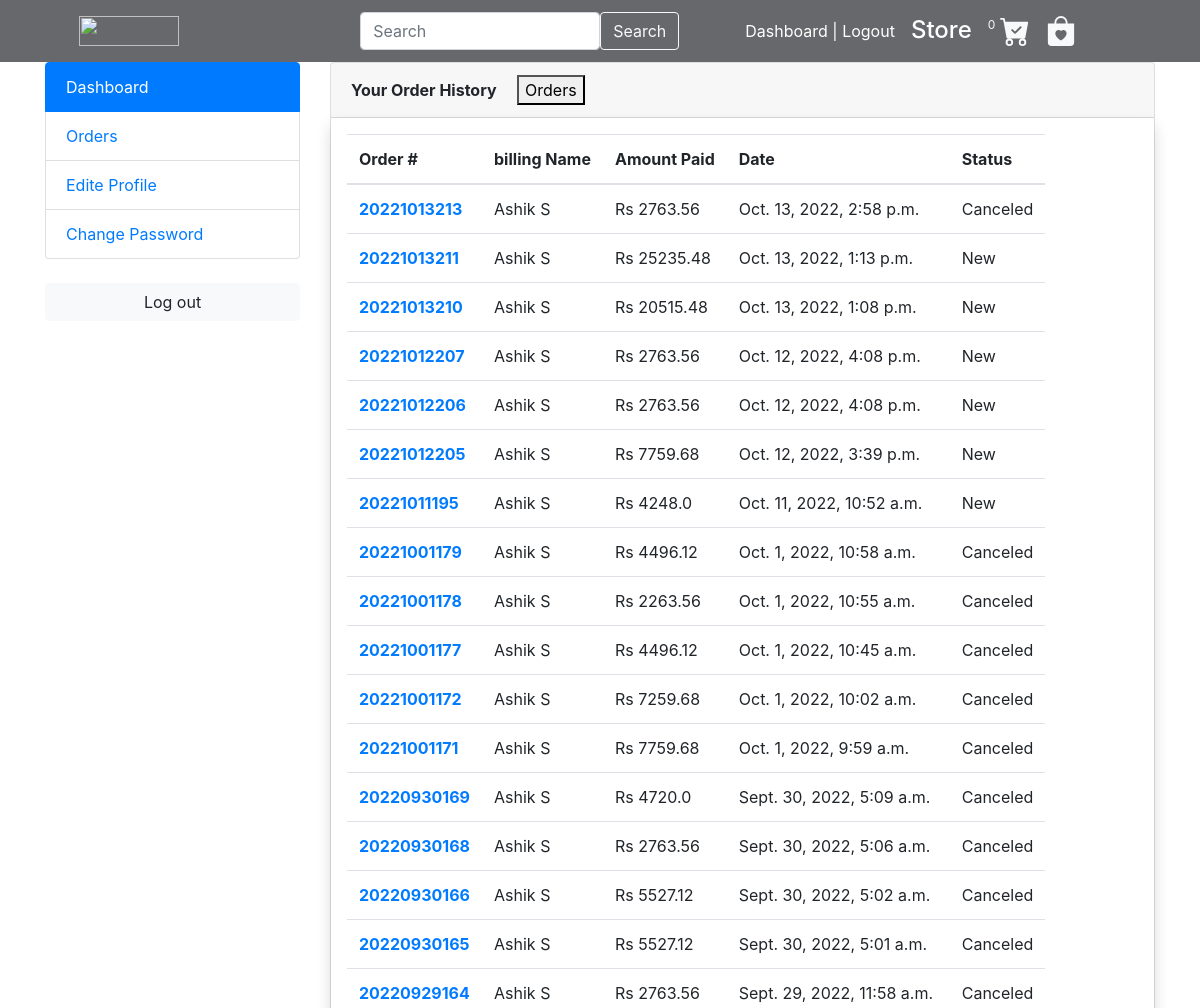
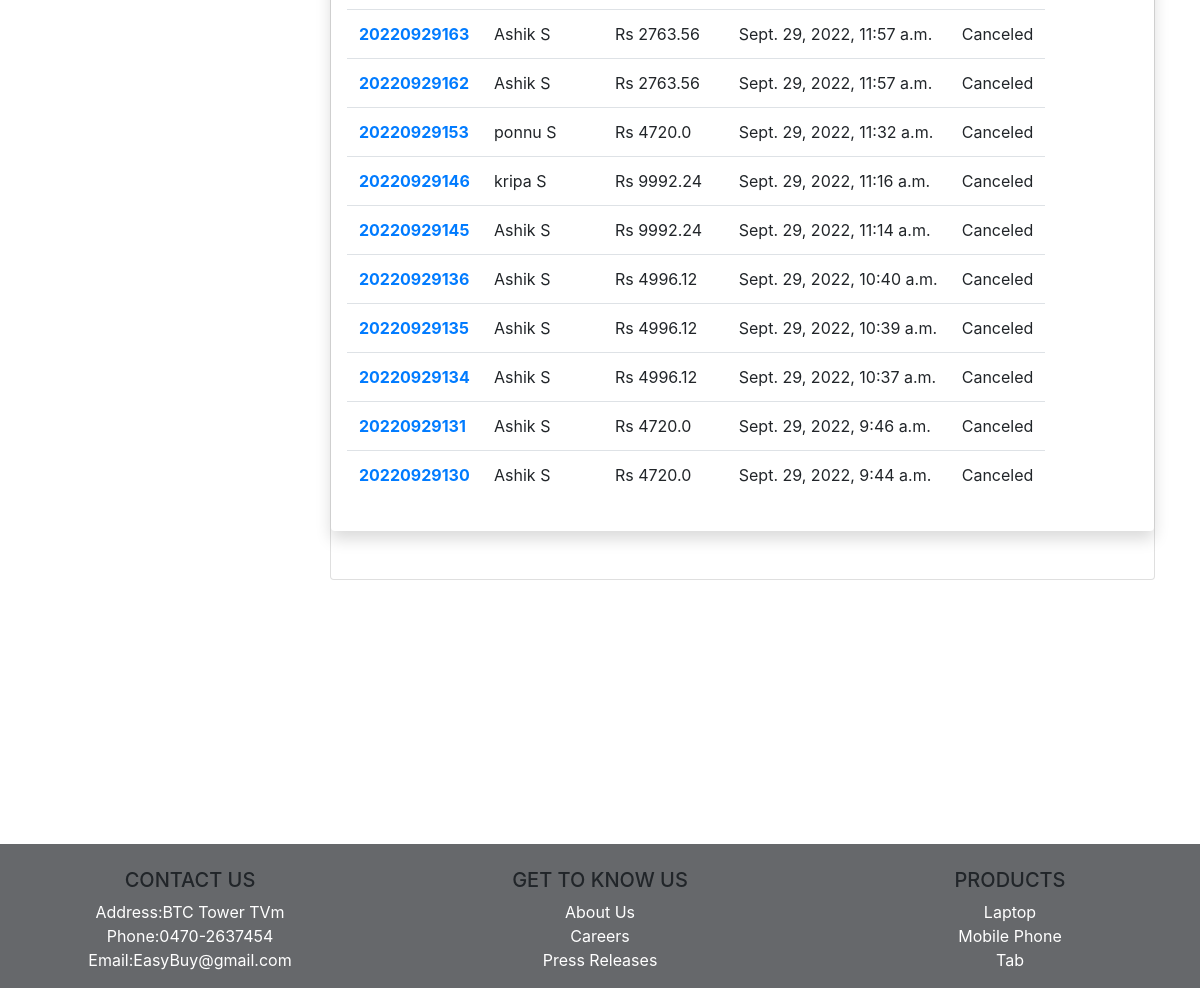
/my_Cancel (signed in), run on the app's committed database (2 pictures, top to bottom).
### orders/models.py (models this page shows, shortened)
class Order(models.Model):
    STATUS = (
        ('New', 'New'),
        ('Accepted', 'Accepted'),
        ('Completed', 'Completed'),
        ('Cancelled', 'Cancelled'),
    )
    user = models.ForeignKey(Account, on_delete=models.SET_NULL, null=True)
    payment = models.ForeignKey(Payment, on_delete=models.SET_NULL, blank=True, null=True)
    order_number = models.CharField(max_length=20)
    first_name = models.CharField(max_length=50)
    last_name = models.CharField(max_length=50)
    phone = models.CharField(max_length=15)
    email = models.EmailField(max_length=50)
    address_line_1 = models.CharField(max_length=50)
    address_line_2 = models.CharField(max_length=50, blank=True)
    country = models.CharField(max_length=50)
    state = models.CharField(max_length=50)
    city = models.CharField(max_length=50)
    order_note = models.CharField(max_length=100, blank=True)
    order_total = models.FloatField()
    tax = models.FloatField()
    status = models.CharField(max_length=10, choices=STATUS, default='New')
    ip = models.CharField(blank=True, max_length=20)
    is_ordered = models.BooleanField(default=False)
    created_at = models.DateTimeField(auto_now_add=True)
    updated_at = models.DateTimeField(auto_now=True)
    reduction=models.IntegerField(default=0)
    def full_name(self):
        return f'{self.first_name} {self.last_name}'

### user_app/views.py (the view)
# urls.py: path('my_Cancel', views.my_Cancel, name='my_Cancel'),
def my_Cancel(request):
    orders = Order.objects.filter(
        user=request.user, is_ordered=False
    ).order_by("-created_at")
    context = {"orders": orders}
    return render(request, "user/my_cancel.html", context)

### cart/context_processors.py (called while the page is built)
def counder(request):
    cart_count = 0
    if 'admin' in request.path:
        return {}
    else:
        try:
            cart = Cart.objects.filter(cart_id=_cart_id(request))
            if request.user.is_authenticated:
                cart_items=Cartitem.objects.all().filter(user=request.user)
            else:
                cart_items = Cartitem.objects.all().filter(cart=cart[:1])
            for cart_item in cart_items:
                cart_count += cart_item.quantity
        except Cart.DoesNotExist:
            cart_count = 0
    return dict(cart_count=cart_count)

### cart/views.py (called while the page is built)
def _cart_id(request):
    cart = request.session.session_key
    if not cart:
        cart = request.session.create()
    return cart

### category/context_processors.py (called while the page is built)
def menu_links(request):
    links=category.objects.all()
    return  dict(links=links)

### templates/user/my_cancel.html
{%extends "base/basecode.html" %}
{% load static %}
{%block content%}
<section class="section-conten padding-y bg">
    <div class="container">
        <div class="row">
            {%include 'base/dashbordsidebar.html'%}
            <main class="col-md-9">
                <article class="card">
                    <header class="card-header">
                        <strong class="d-inline-block mr-3">Your Order History</strong> <button>Orders</button>
                    </header>
                    {% if not orders %}
                    <h3 class="text-center mt-5" style="color: #FF7F7F;"></h3>
                    <h5 class="text-center" style="color: #313031;">It looks like you haven't made your order yet.</h5>
                    <img src="{% static './images/empty order.jpg' %}" alt="" class="center" width="100%" height="300">
                    <div class="text-center mb-4">
                        <a href="{% url 'storepage' %}" class="btn btn-primary col-6">Shop Now</a>
                    </div>
                    {% else %}
                    <div class="card-body  shadow p-3 mb-5 bg-white rounded">
                        <div class="row ">
                            <div class="col-md-12 ">
                                <table class="table table-hover table-responsive">
                                    <thead>
                                    <tr>
                                        <a>
                                            <th scope="col">Order #</th>
                                        </a>
                                        <th scope="col">billing  Name</th>
                                        <th scope="col">Amount Paid</th>
                                        <th scope="col">Date</th>
                                        <th scope="col">Status</th>
                                    </tr>
                                    </thead>
                                    <tbody>
                                    {% for order in orders %}
                                    <tr>
                                        <th scope="row"><a href="{% url 'OrderDetails' order.order_number %}">{{order.order_number}}</a>
                                        </th>
                                        <td>{{order.full_name}}</td>
                                        <td>Rs {{order.order_total}}</td>
                                        <td>{{order.created_at}}</td>
                                        <td>{{order.status}}</td>
                                    </tr>
                                    {% endfor %}
                                    </tbody>
                                </table>
                            </div>
                        </div>
                    </div>
                    {% endif %}
                </article>
            </main>
        </div>
    </div>
</section>
{%endblock%}

### data on the page
Order: order_number "20221013213", full_name "Ashik S", order_total "2763.56", created_at "Oct. 13, 2022, 2:58 p.m.", status "Canceled"
Order: order_number "20221013211", full_name "Ashik S", order_total "25235.48", created_at "Oct. 13, 2022, 1:13 p.m.", status "New"
Order: order_number "20221013210", full_name "Ashik S", order_total "20515.48", created_at "Oct. 13, 2022, 1:08 p.m.", status "New"
Order: order_number "20221012207", full_name "Ashik S", order_total "2763.56", created_at "Oct. 12, 2022, 4:08 p.m.", status "New"
Order: order_number "20221012206", full_name "Ashik S", order_total "2763.56", created_at "Oct. 12, 2022, 4:08 p.m.", status "New"
Order: order_number "20221012205", full_name "Ashik S", order_total "7759.68", created_at "Oct. 12, 2022, 3:39 p.m.", status "New"
Order: order_number "20221011195", full_name "Ashik S", order_total "4248.0", created_at "Oct. 11, 2022, 10:52 a.m.", status "New"
Order: order_number "20221001179", full_name "Ashik S", order_total "4496.12", created_at "Oct. 1, 2022, 10:58 a.m.", status "Canceled"
Order: order_number "20221001178", full_name "Ashik S", order_total "2263.56", created_at "Oct. 1, 2022, 10:55 a.m.", status "Canceled"
Order: order_number "20221001177", full_name "Ashik S", order_total "4496.12", created_at "Oct. 1, 2022, 10:45 a.m.", status "Canceled"
Order: order_number "20221001172", full_name "Ashik S", order_total "7259.68", created_at "Oct. 1, 2022, 10:02 a.m.", status "Canceled"
Order: order_number "20221001171", full_name "Ashik S", order_total "7759.68", created_at "Oct. 1, 2022, 9:59 a.m.", status "Canceled"
Order: order_number "20220930169", full_name "Ashik S", order_total "4720.0", created_at "Sept. 30, 2022, 5:09 a.m.", status "Canceled"
Order: order_number "20220930168", full_name "Ashik S", order_total "2763.56", created_at "Sept. 30, 2022, 5:06 a.m.", status "Canceled"
Order: order_number "20220930166", full_name "Ashik S", order_total "5527.12", created_at "Sept. 30, 2022, 5:02 a.m.", status "Canceled"
Order: order_number "20220930165", full_name "Ashik S", order_total "5527.12", created_at "Sept. 30, 2022, 5:01 a.m.", status "Canceled"
Order: order_number "20220929164", full_name "Ashik S", order_total "2763.56", created_at "Sept. 29, 2022, 11:58 a.m.", status "Canceled"
Order: order_number "20220929163", full_name "Ashik S", order_total "2763.56", created_at "Sept. 29, 2022, 11:57 a.m.", status "Canceled"
Order: order_number "20220929162", full_name "Ashik S", order_total "2763.56", created_at "Sept. 29, 2022, 11:57 a.m.", status "Canceled"
Order: order_number "20220929153", full_name "ponnu S", order_total "4720.0", created_at "Sept. 29, 2022, 11:32 a.m.", status "Canceled"
Order: order_number "20220929146", full_name "kripa S", order_total "9992.24", created_at "Sept. 29, 2022, 11:16 a.m.", status "Canceled"
Order: order_number "20220929145", full_name "Ashik S", order_total "9992.24", created_at "Sept. 29, 2022, 11:14 a.m.", status "Canceled"
Order: order_number "20220929136", full_name "Ashik S", order_total "4996.12", created_at "Sept. 29, 2022, 10:40 a.m.", status "Canceled"
Order: order_number "20220929135", full_name "Ashik S", order_total "4996.12", created_at "Sept. 29, 2022, 10:39 a.m.", status "Canceled"
Order: order_number "20220929134", full_name "Ashik S", order_total "4996.12", created_at "Sept. 29, 2022, 10:37 a.m.", status "Canceled"
Order: order_number "20220929131", full_name "Ashik S", order_total "4720.0", created_at "Sept. 29, 2022, 9:46 a.m.", status "Canceled"
Order: order_number "20220929130", full_name "Ashik S", order_total "4720.0", created_at "Sept. 29, 2022, 9:44 a.m.", status "Canceled"

### other printed values
{{ cart_count }} "0"
